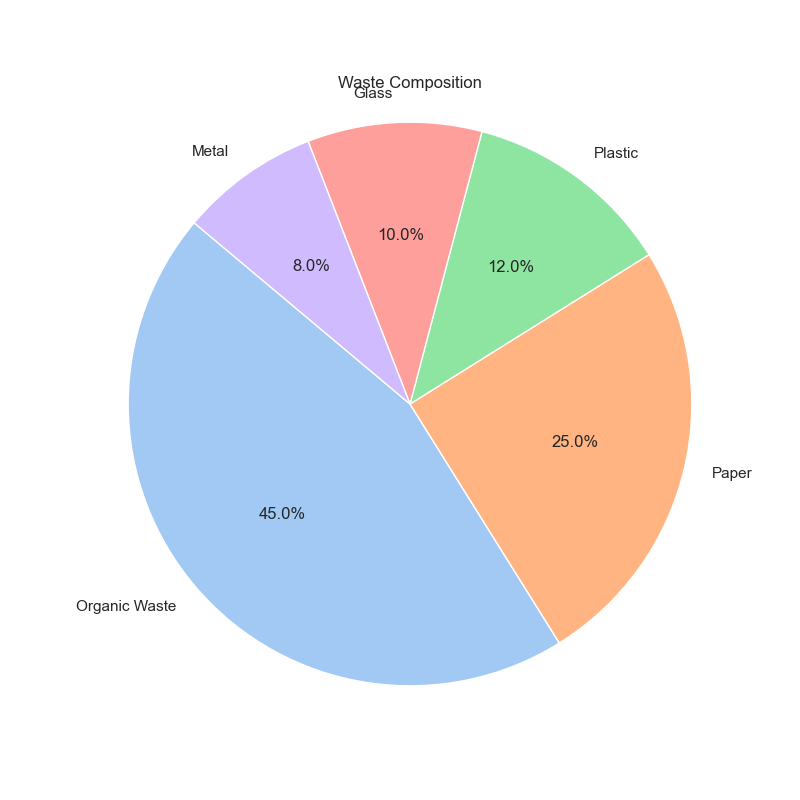

The script that drew this image:

import matplotlib.pyplot as plt
import seaborn as sns

# Set Seaborn's style and color palette
sns.set(style="whitegrid")
colors = sns.color_palette('pastel')

# Given table data
data = [{'Category': 'Organic Waste', 'Percentage': 45}, 
        {'Category': 'Paper', 'Percentage': 25}, 
        {'Category': 'Plastic', 'Percentage': 12}, 
        {'Category': 'Glass', 'Percentage': 10}, 
        {'Category': 'Metal', 'Percentage': 8}]

# Extracting the 'Category' and 'Percentage' values for pie chart input
categories = [item['Category'] for item in data]
percentages = [item['Percentage'] for item in data]

# Create a pie chart
plt.figure(figsize=(8, 8))  # Set the figure size
plt.pie(percentages, labels=categories, colors=colors, autopct='%1.1f%%', startangle=140)
plt.title('Waste Composition')  # Set the title of the pie chart
plt.axis('equal')  # Equal aspect ratio ensures that pie is drawn as a circle

# Show the plot
plt.show()
